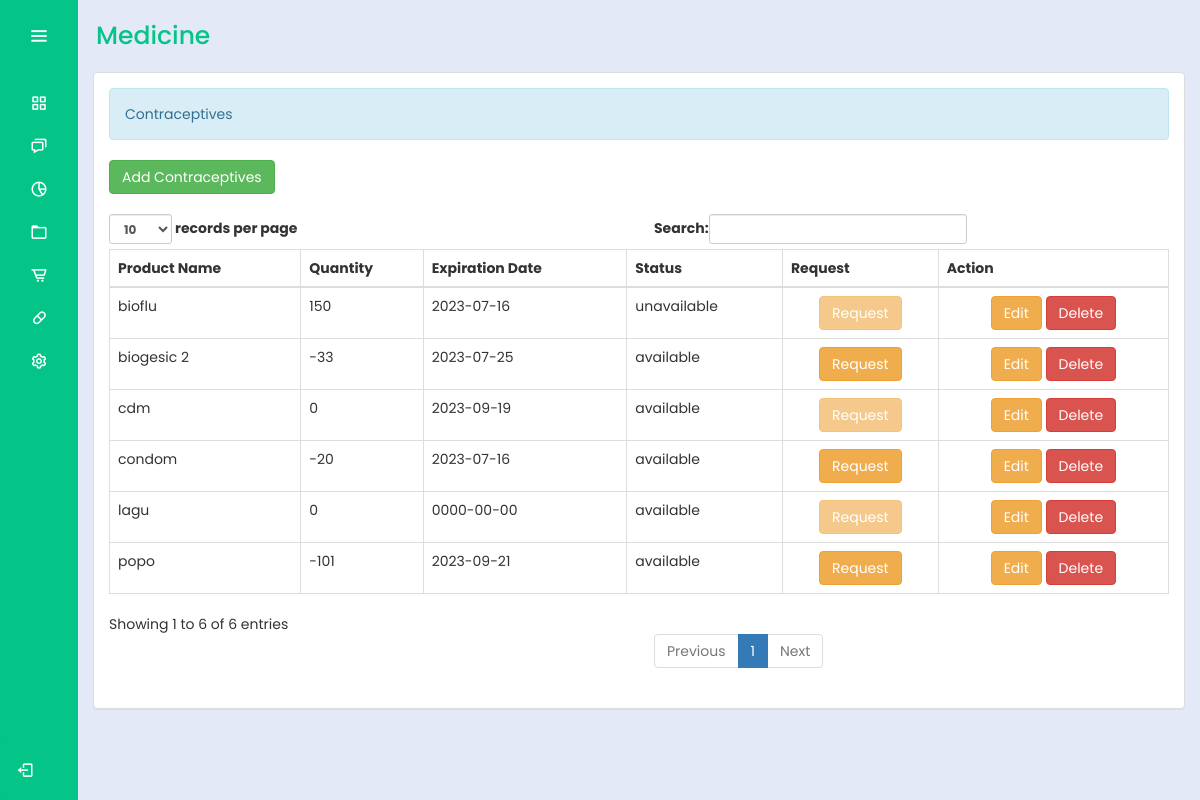
/bhw/contraceptives.php (signed in), run on an earlier commit of the app's database.
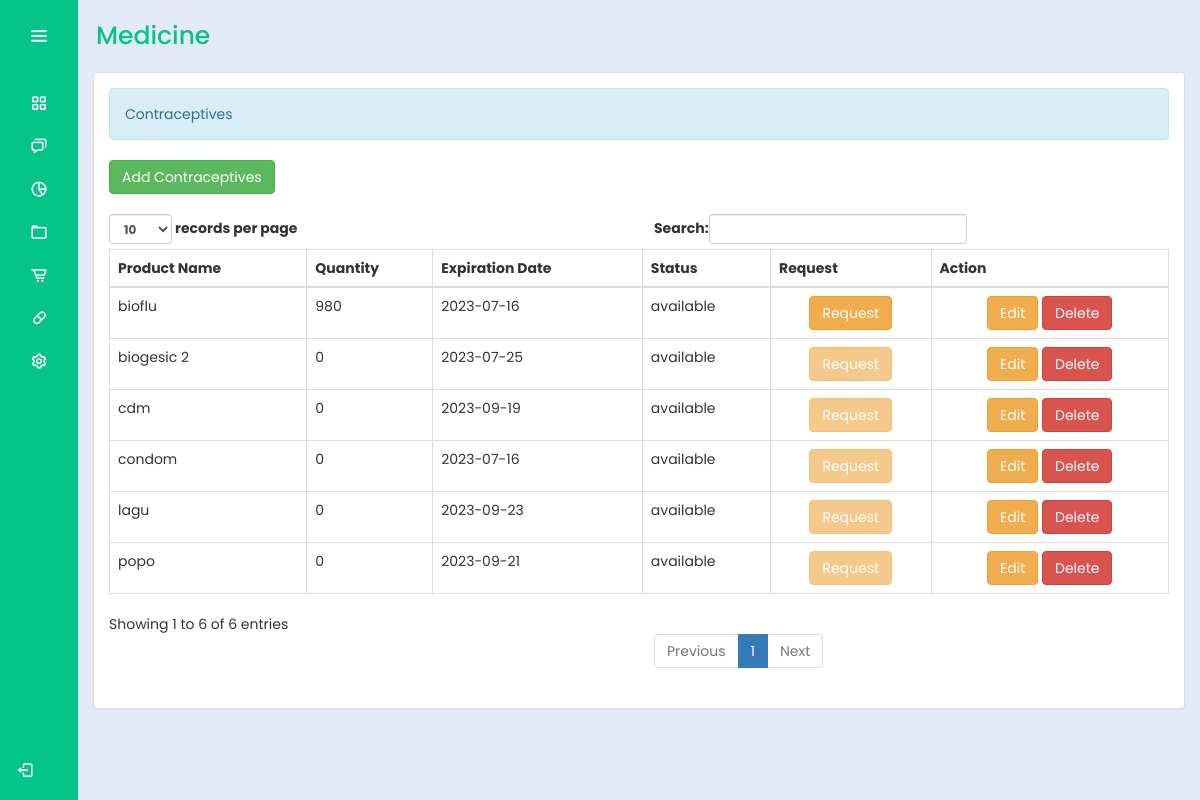
And on a later commit of the database.
### tables this page shows
CREATE TABLE `medicines` (
  `productId` int(30) NOT NULL,
  `productName` varchar(100) NOT NULL,
  `quantity1` int(10) NOT NULL,
  `total` int(10) NOT NULL,
  `expDate` date NOT NULL,
  `status` varchar(100) NOT NULL,
  `action` varchar(100) NOT NULL
);

### bhw/contraceptives.php (the view, shortened to what this page needs)
<?php
@include "../connection/connect.php";
if(isset($_SESSION['user_data'])){
?>
<!DOCTYPE html>
<html lang="en">
<head>
  <link rel="stylesheet" href="../cssmainmenu/style.css">
  <link href='https://unpkg.com/boxicons@2.1.4/css/boxicons.min.css' rel='stylesheet'>
  <link rel = "stylesheet" type = "text/css" href = "../css/bootstrap.css " />
  <link rel = "stylesheet" type = "text/css" href = "../css/style.css" />
</head>
<body>
  <div class="sidebar">
    <div class="logo_details">
      <i class="bx bx-menu" id="btn"></i>
    </div>
    <ul class="nav-list">
      <li>
        <a href="homemedd.php">
          <i class="bx bx-grid-alt"></i>
        </a>
      </li>
      <li>
        <a href="../logout.php">
          <i class="bx bx-chat"></i>
        </a>
      </li>
      <li>
        <a href="#">
          <i class="bx bx-pie-chart-alt-2"></i>
        </a>
      </li>
      <li>
        <a href="userRecMed.php">
          <i class="bx bx-folder"></i>
        </a>
      </li>
      <li>
        <a href="medicinee.php">
          <i class="bx bx-cart-alt"></i>
        </a>
      </li>
      <li>
        <a href="contraceptives.php">
            <i class="bx bx-capsule"></i>
        </a>
        </li>
      <li>
        <a href="#">
          <i class="bx bx-cog"></i>
        </a>
      </li>
      <li class="profile">
  <div class="profile_details">
    <div class="profile_content">
    <div class="name"><?php echo $_SESSION['user_data']['name']; ?></div>
    </div>
  </div>
  <a href="../logout.php" id="log_out">
    <i class="bx bx-log-out"></i>
  </a>
  </li>
    </ul>
  </div>
  <section class="home-section">
  <div class="text">Medicine</div>
    <div class="container-fluid">
      <div class="panel panel-default">
        <div class="panel-body">
          <div class="alert alert-info">Contraceptives</div>
          <a href="add_med.php" class="btn btn-success"> Add Contraceptives</a>
           <br />
          <br />
<table id="table" class="table table-bordered">
    <thead>
        <tr>
            <th>Product Name</th>
            <th>Quantity</th>
            <th>Expiration Date</th>
            <th>Status</th>
            <th>Request</th>
            <th>Action</th>
        </tr>
    </thead>
    <tbody>
        <?php
        $query = $conn->query("SELECT * FROM medicines") or die(mysqli_error());
        while ($fetch = $query->fetch_array()) {
            $status = $fetch['status'];
        ?>
            <tr>
                <td><?php echo $fetch['productName'] ?></td>
                <td><?php echo $fetch['total'] ?></td>
                <td><?php echo $fetch['expDate'] ?></td>
                <td><?php echo $status ?></td>
                <td>
                    <center>
                        <?php if ($status == 'unavailable' || $fetch['total'] == 0): ?>
                            <button class="btn btn-warning" disabled>Request</button>
                        <?php else: ?>
                            <a class="btn btn-warning" href="request.php?productName=<?php echo urlencode($fetch['productName']); ?>">Request</a>
                        <?php endif; ?>
                    </center>
                </td>
                    <td>
                      <center>
                        <a class="btn btn-warning" href="edit_med.php?productId=<?php echo $fetch['productId'] ?>"></i> Edit</a>
                        <a class="btn btn-danger" onclick="confirmationDelete(this); return false;" href="../admin_query/delete_med.php?productId=<?php echo $fetch['productId'] ?>">Delete</a>
                      </center>
                    </td>
                  </tr>
        <?php
        }
        ?>
    </tbody>
</table>
        </div>
      </div>
    </div>
  </section>
</body>
</html>
<?php
}
else{
	header("Location:.././index.php?error=UnAuthorized Access");
}

What changed in the data, as far as the page shows it:
changed medicines "biogesic 2": total "-33" → "0"
changed medicines "bioflu": total "150" → "980"; status "unavailable" → "available"
changed medicines "condom": total "-20" → "0"
changed medicines "popo": total "-101" → "0"
changed medicines "lagu": expDate "0000-00-00" → "2023-09-23"
